Frame 1 (no input): blank canvas, image omitted
Frame 60 (no input): blank canvas, image omitted
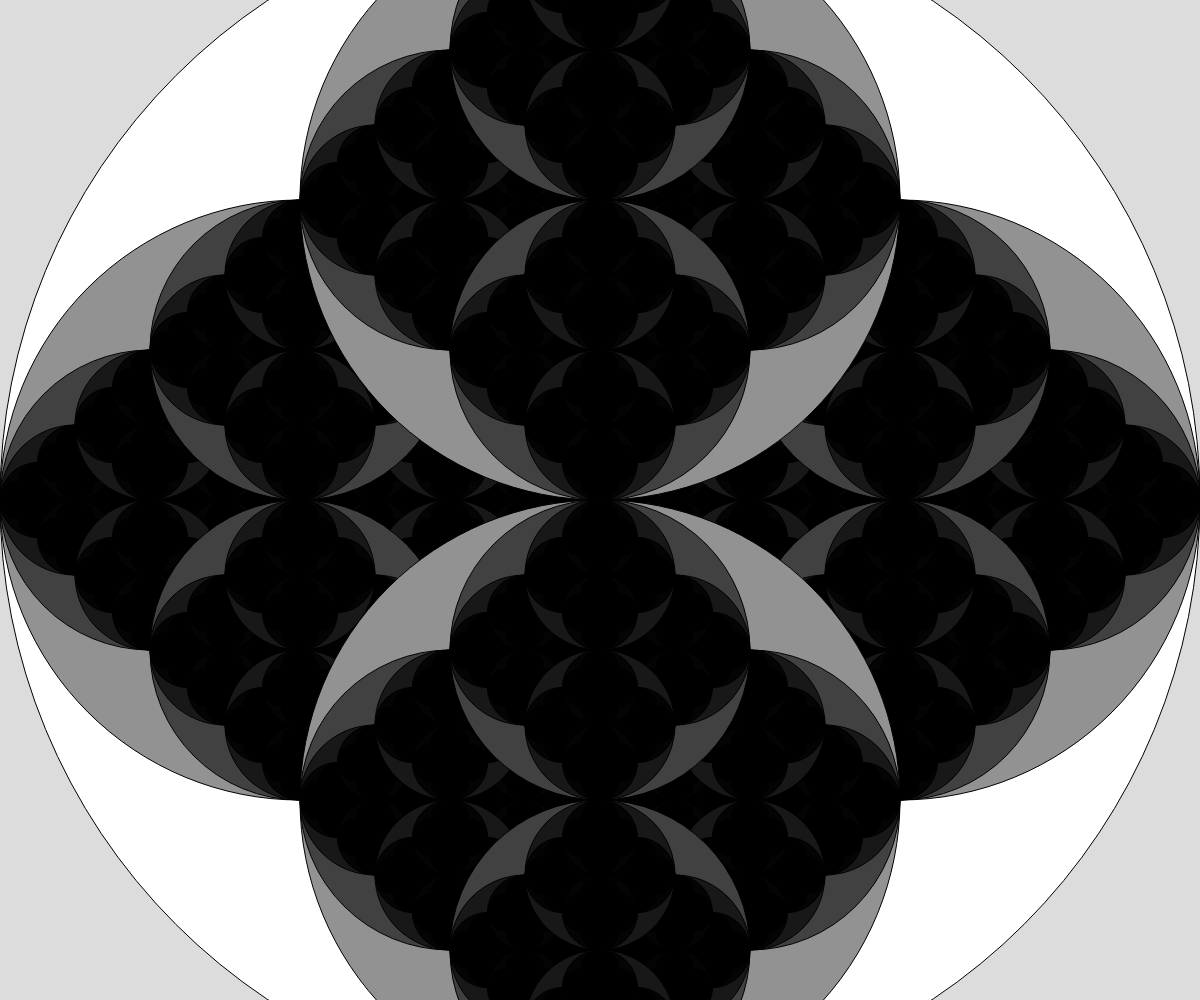
Frame 120 (the mouse pressed at the canvas centre since frame 60)

The p5.js sketch whose frames 1 and 60 were blank and that drew this single picture after the mouse press (run headless with seeded random() and noise() and a simulated clock; from frame 60 on, the mouse is pressed at the canvas centre):

// p5.js sketch
// ── sketch.js
// Recursion Circles

function setup() {
  createCanvas(windowWidth, windowHeight);
}

function draw() {
  background(220);
  recersiveCircle(width/2, height/2, mouseX);
}

function recersiveCircle(x, y, radius)  {
  let grey = map(radius, 30, height/2, 0, 255);
  fill(grey);
  circle(x, y, radius*2);
  if (radius > 30) {
   recersiveCircle(x - radius/2, y, radius/2);
   recersiveCircle(x + radius/2, y, radius/2);
   recersiveCircle(x, y - radius/2, radius/2);
   recersiveCircle(x, y + radius/2, radius/2);
  }
}
